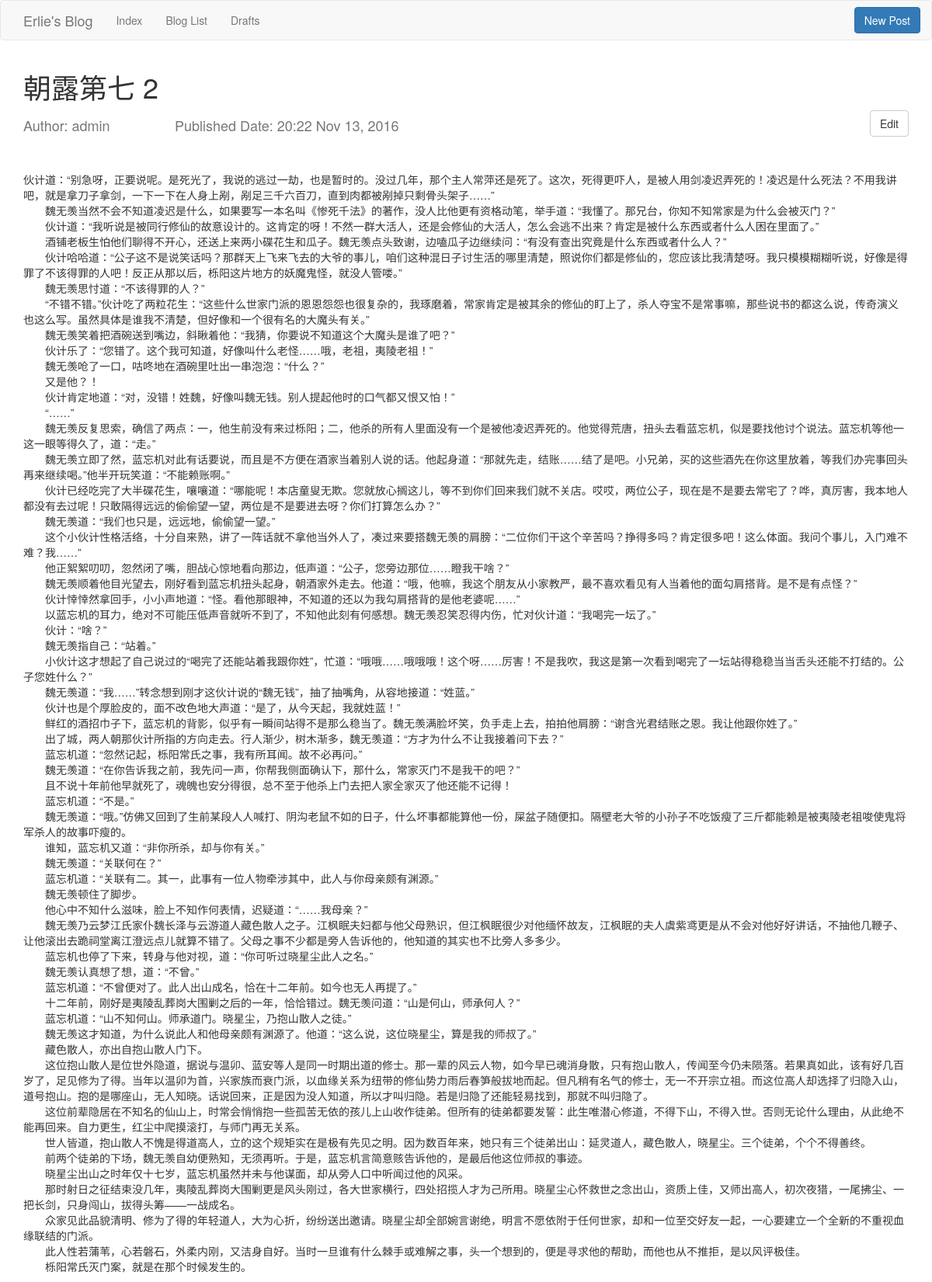
The page /article/11/ on the database its author committed.
### blog/models.py (models this page shows, shortened)
class Post(models.Model):
    author = models.ForeignKey(User)
    title = models.CharField(max_length=200)
    text = models.TextField()
    created_date = models.DateTimeField(default=timezone.now)
    pub_date = models.DateTimeField(blank=True, null=True)

### blog/views.py (the view)
# urls.py: url(r'^article/(?P<pk>[0-9]+)/$', views.DetailView.as_view(), name='detail'),
class DetailView(generic.DetailView):
    model = Post
    template_name = 'blog/detail.html'

### blog/templates/blog/detail.html (shortened to what this page needs)
{% extends 'blog/base.html' %}
{% block content %}
    {%  if post %}
        <h1>{{ post.title }}</h1>
        <div class="row">
            <div class="col-sm-2 text-left">
                <h4 class="text-muted">Author: {{ post.author.username }}</h4>
            </div>
            <div class="col-sm-4">
                {% if post.pub_date %}
                    <h4 class="text-muted">Published Date: {{ post.pub_date|date:"H:i M d, Y" }}</h4>
                {% else %}
                    <h4 class="text-muted">Created Date: {{ post.created_date|date:"H:i M d, Y" }}</h4>
                {% endif %}
            </div>
            <div class="col-sm-6 text-right">
                <a href="{% url 'blog:post_edit' post.id%}"><button type="button" class="btn btn-default">Edit</button></a>
            </div>
        </div>
        <p id="detail-text">{{ post.text|linebreaks }}</p>
    {% else %}
        <p>Article Not Found!</p>
    {% endif %}
{% endblock %}

### static/css/style.css (style rules this page uses)
#detail-text { margin-top: 40px; }

### rows shown on the page
Post: title "朝露第七 2", author.username "admin", pub_date "20:22 Nov 13, 2016", text "伙计道：“别急呀，正要说呢。是死光了，我说的逃过一劫，也是暂时的。没过几年，那个主人常萍还是死了。这次，死得更吓人，是被人用剑凌迟弄死的！凌迟是什么死法？不用我讲吧，就是拿刀子拿剑，一下一下在人身上剐，剐足三千六百刀，直到肉都被剐掉只剩骨头架子……” 魏无羡当然不会不知道凌迟是什么，如果要写一本名叫《惨死千法》的著作，没人比他更有资格动笔，举手道：“我懂了。那兄台，你知不知常家是为什么会被灭门？” 伙计道：“我听说是被同行修仙的故意设计的。这肯定的呀！不然一群大活人，还是会修仙的大活人，怎么会逃不出来？肯定是被什么东西或者什么人困在里面了。” 酒铺老板生怕他们聊得不开心，还送上来两小碟花生和瓜子。魏无羡点头致谢，边嗑瓜子边继续问：“有没有查出究竟是什么东西或者什么人？” 伙计哈哈道：“公子这不是说笑话吗？那群天上飞来飞去的大爷的事儿，咱们这种混日子讨生活的哪里清楚，照说你们都是修仙的，您应该比我清楚呀。我只模模糊糊听说，好像是得罪了不该得罪的人吧！反正从那以后，栎阳这片地方的妖魔鬼怪，就没人管喽。” 魏无羡思忖道：“不该得罪的人？” “不错不错。”伙计吃了两粒花生：“这些什么世家门派的恩恩怨怨也很复杂的，我琢磨着，常家肯定是被其余的修仙的盯上了，杀人夺宝不是常事嘛，那些说书的都这么说，传奇演义也这么写。虽然具体是谁我不清楚，但好像和一个很有名的大魔头有关。” 魏无羡笑着把酒碗送到嘴边，斜瞅着他：“我猜，你要说不知道这个大魔头是谁了吧？” 伙计乐了：“您错了。这个我可知道，好像叫什么老怪……哦，老祖，夷陵老祖！” 魏无羡呛了一口，咕咚地在酒碗里吐出一串泡泡：“什么？”…"
